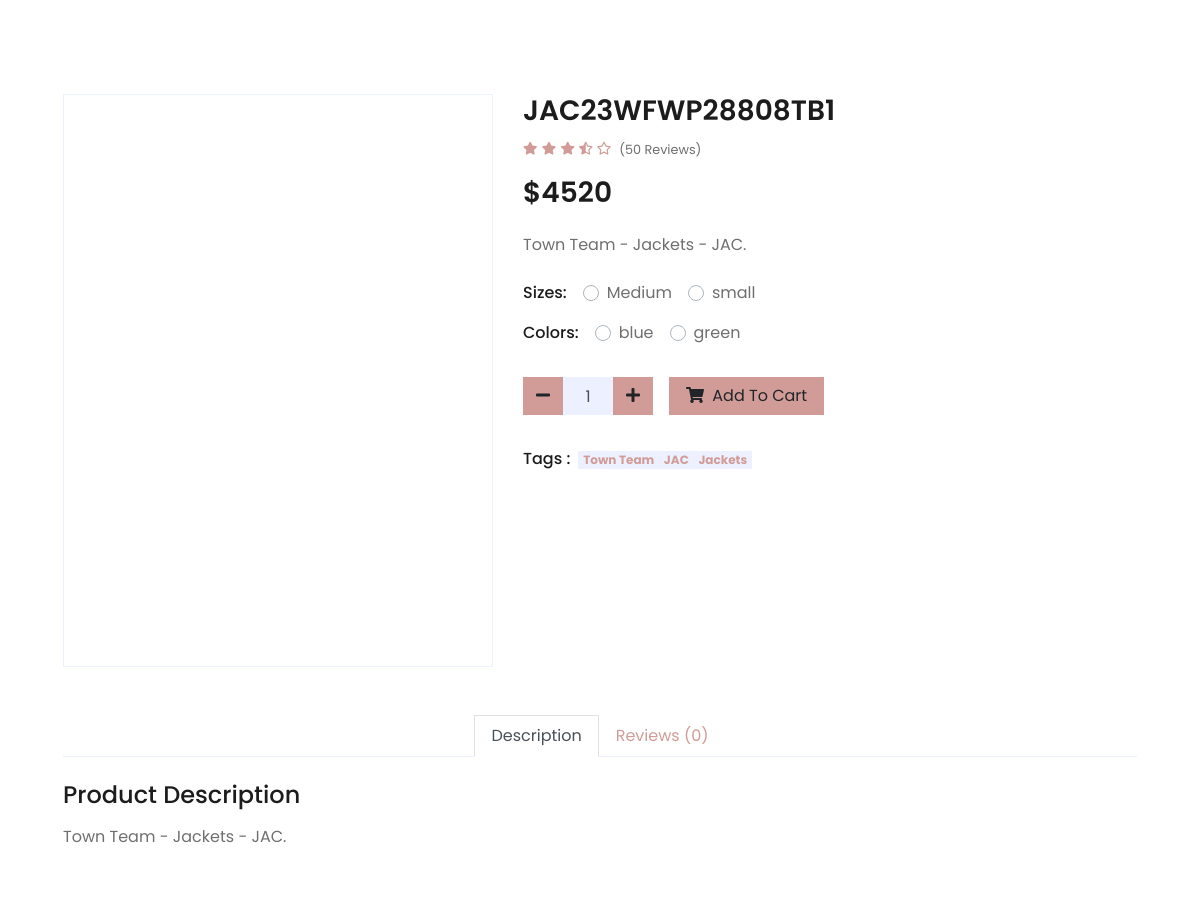
Before: /products/jac23wfwp28808tb1 (middle part) with the older database file.
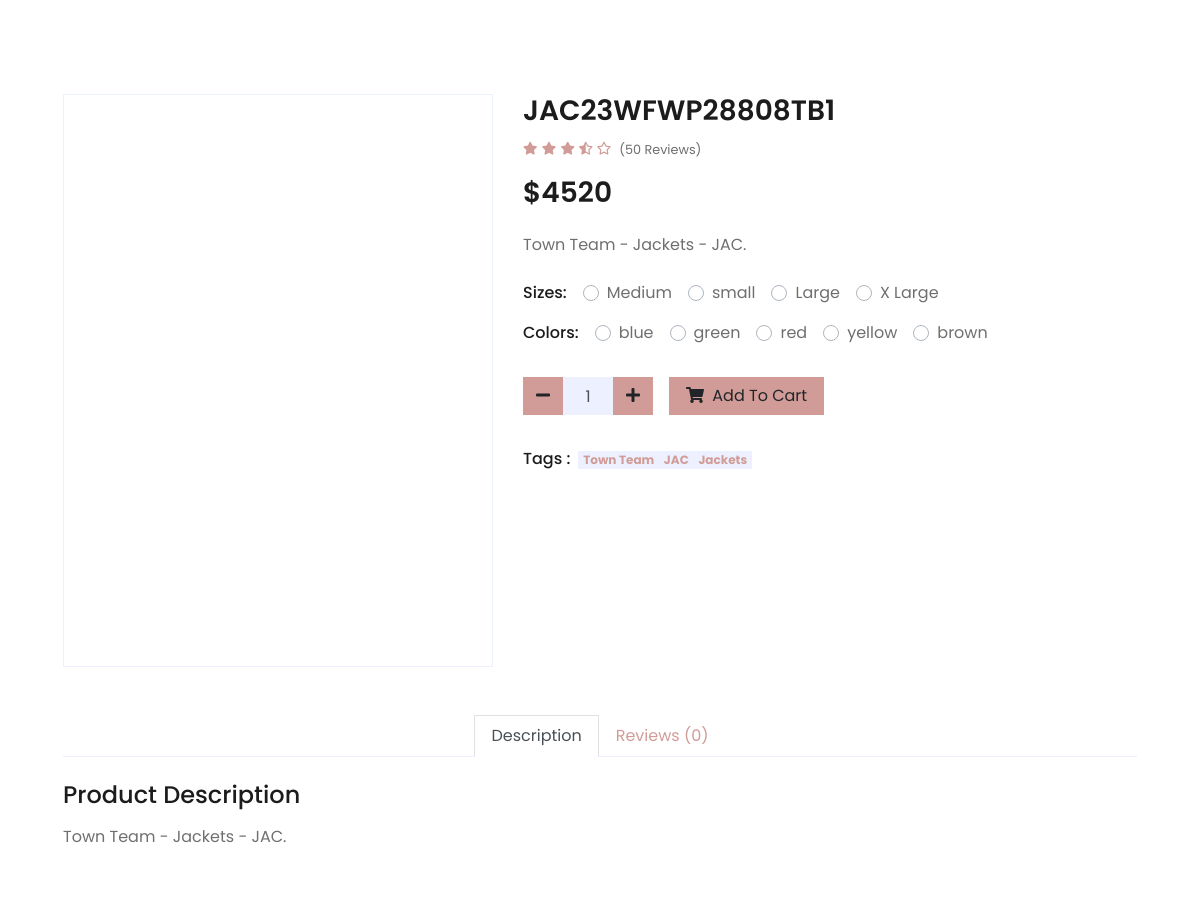
After: the same page with the newer database file.
### products/models.py (models this page shows, shortened)
class Variation(models.Model):
    product = models.ForeignKey(Product,  on_delete=models.CASCADE)
    variation_category = models.CharField( max_length=200 , choices=variation_category_choice)
    variation_value = models.CharField( max_length=200 )
    is_active = models.BooleanField(default=True)
    created_at = models.DateTimeField(  auto_now_add=True)
    objects = VariationManager()

### products/views.py (the view)
# urls.py: path('<slug:product_slug>', product_detail ,name = 'product_detail'),
def product_detail(request ,product_slug):
    try:
        single_product = Product.objects.get(slug=product_slug)
        single_product.views+=1
        single_product.save()
        related = Product.objects.filter(subcategory=single_product.subcategory)
    except Exception as e:
        raise e
    context = {
        'single_product':single_product,
        'related':related,
    }
    return render(request , 'products/product_detail.html' , context)

### carts/cart_context.py (called while the page is built)
def cart_count(request):
    cart_counter = 0
    if 'admin' in request.path:
        return{}
    else:
        try:
            cart = Cart.objects.filter(cart_id=_cart_id(request))
            cart_items = CartItem.objects.all().filter(cart=cart[:1])
            for cart_item in cart_items:
                cart_counter += cart_item.quantity
        except Cart.DoesNotExist :
            cart_counter = 0
    return dict(cart_counter=cart_counter)

### carts/views.py (called while the page is built)
def _cart_id(request):
    cart = request.session.session_key
    if not cart:
        cart = request.session.create()
    return cart

### products/models.py (called while the page is built)
    def save(self,*args, **kwargs):
        if not self.slug:
            self.slug=slugify(self.name)
        super(Product,self).save(*args,**kwargs)

    def get_absolute_url(self):
        return reverse("product_detail", args=[self.slug])

    def __str__(self):
        return self.name

    def colors(self):
        return super(VariationManager,self).filter(variation_category='color',is_active=True)

    def sizes(self):
        return super(VariationManager,self).filter(variation_category='size',is_active=True)

    def get_url(self):
        return reverse('product_by_subcategory',args=[self.id])

### products/templates/products/product_detail.html (shortened to what the changed rows need)
{% extends "base.html" %}
{% load static %}
{% block body %}
<div class="container-fluid py-5">
    <div class="row px-xl-5">
        <div class="col-lg-7 pb-5">
            <form action="{% url 'add_cart' single_product.id %}" method="POST">
                <div class="d-flex mb-3">
                    {% for i in single_product.variation_set.sizes  %}
                        <div class="custom-control custom-radio custom-control-inline">
                            <label class="custom-control-label" for="{{i.variation_value}}">{{i.variation_value}}</label>
                        </div>
                        {% endfor %}
                </div>
                <div class="d-flex mb-4">
                    {% for i in single_product.variation_set.colors  %}
                    <div class="custom-control custom-radio custom-control-inline">
                        <label class="custom-control-label" for="{{i.variation_value}}">{{i.variation_value}}</label>
                    </div>
                    {% endfor %}
                </div>
                <div class="d-flex pt-2">
                    <div class="d-inline-flex">
                        {% for tag in single_product.tags.all  %}
                        <a href="{% url 'product_by_tag' tag.slug %}"><span
                                class="badge bg-secondary">{{tag}}</span></a>
                        {% endfor %}
                    </div>
                </div>
            </form>
        </div>
    </div>
</div>
{% endblock body %}

Changed rows visible on the page:
added Variation: variation_value "Large", shown under "$4520"
added Variation: variation_value "X Large", shown under "$4520"
added Variation: variation_value "red"
added Variation: variation_value "yellow"
added Variation: variation_value "brown"
